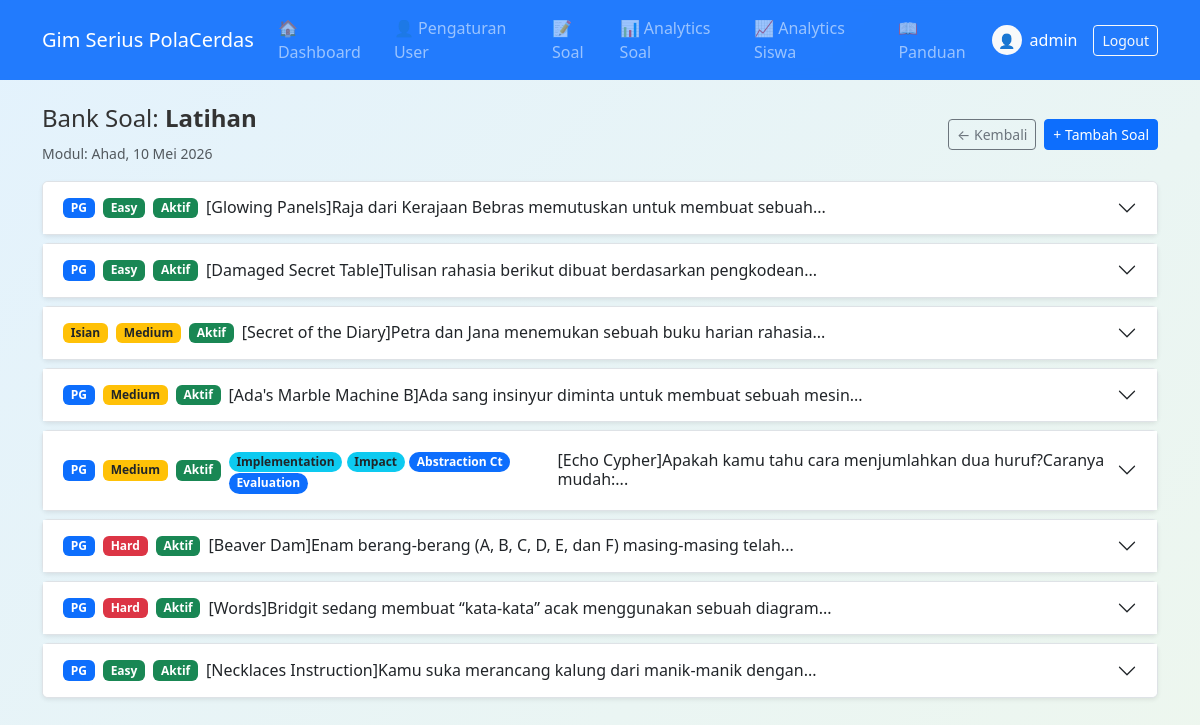
Page /guru/stage/1/questions (signed in) on the committed database.
### app/models.py (models this page shows)
class User(db.Model, UserMixin):
    __tablename__ = 'users'
    id           = db.Column(db.Integer, primary_key=True)
    username     = db.Column(db.String(80), unique=True, nullable=False)
    password     = db.Column(db.String(200), nullable=False)
    role         = db.Column(db.Enum(RoleEnum), nullable=False, default=RoleEnum.siswa)
    total_points = db.Column(db.Integer, default=0)
    full_name       = db.Column(db.String(100), nullable=True)
    kelas           = db.Column(db.String(20), nullable=True)
    profile_picture = db.Column(db.String(255), nullable=True)

class Stage(db.Model):
    __tablename__ = 'stages'
    id            = db.Column(db.Integer, primary_key=True)
    modul_id      = db.Column(db.Integer, db.ForeignKey('moduls.id'), nullable=False)
    title         = db.Column(db.String(100), nullable=False)
    audio_bg_url  = db.Column(db.String(255), nullable=True)
    image_url     = db.Column(db.String(255), nullable=True)
    kelas         = db.Column(db.String(10), nullable=True)
    difficulty    = db.Column(db.String(10), nullable=True)
    order_index   = db.Column(db.Integer, nullable=False, default=0)
    is_active     = db.Column(db.Boolean, default=True)
    mode          = db.Column(db.String(10), nullable=False, default=MODE_PRACTICE)  # 'practice'|'challenge'
    questions = db.relationship('Question', backref='stage', lazy=True,
                                cascade='all, delete-orphan')

class Modul(db.Model):
    __tablename__ = 'moduls'
    id          = db.Column(db.Integer, primary_key=True)
    title       = db.Column(db.String(100), nullable=False)
    order_index = db.Column(db.Integer, nullable=False, default=0)
    is_active   = db.Column(db.Boolean, default=True)
    stages      = db.relationship('Stage', backref='modul', lazy=True,
                                  order_by='Stage.order_index')

class Question(db.Model):
    __tablename__ = 'questions'
    id              = db.Column(db.Integer, primary_key=True)
    stage_id        = db.Column(db.Integer, db.ForeignKey('stages.id'), nullable=False)
    difficulty_tier = db.Column(db.String(10), nullable=False, default='Easy')
    type            = db.Column(db.String(10), nullable=False)  # 'PG' | 'Isian'
    content_text    = db.Column(db.Text, nullable=False)
    media_url       = db.Column(db.String(255), nullable=True)
    explanation     = db.Column(db.Text, nullable=True)
    explanation_media_url = db.Column(db.String(255), nullable=True)
    is_active       = db.Column(db.Boolean, default=True)
    abstraction         = db.Column(db.Boolean, default=False)
    data_collection     = db.Column(db.Boolean, default=False)
    data_representation = db.Column(db.Boolean, default=False)
    data_interpretation = db.Column(db.Boolean, default=False)
    specification       = db.Column(db.Boolean, default=False)
    algorithms          = db.Column(db.Boolean, default=False)
    implementation      = db.Column(db.Boolean, default=False)
    digital_systems     = db.Column(db.Boolean, default=False)
    interactions        = db.Column(db.Boolean, default=False)
    impact              = db.Column(db.Boolean, default=False)
    decomposition        = db.Column(db.Boolean, default=False)
    abstraction_ct       = db.Column(db.Boolean, default=False)
    modelling_simulation = db.Column(db.Boolean, default=False)
    algorithms_ct        = db.Column(db.Boolean, default=False)
    evaluation           = db.Column(db.Boolean, default=False)
    answers = db.relationship('Answer', backref='question', lazy=True,
                              cascade='all, delete-orphan')

### app/routes/guru.py (the view)
@guru_bp.route('/stage/<int:stage_id>/questions')
@login_required
@role_required('guru', 'admin')
def question_list(stage_id):
    stage = Stage.query.get_or_404(stage_id)
    return render_template('guru/question_list.html', stage=stage)

### app/models.py (called while the page is built)
@login_manager.user_loader
def load_user(user_id):
    return User.query.get(int(user_id))

### app/utils.py (called while the page is built)
def role_required(*roles):
    def decorator(f):
        @wraps(f)
        def decorated_function(*args, **kwargs):
            if not current_user.is_authenticated:
                if request.is_json:
                    return jsonify({'error': 'Unauthorized'}), 401
                abort(401)
            if current_user.role.value not in roles:
                if request.is_json:
                    return jsonify({'error': 'Forbidden'}), 403
                abort(403)
            return f(*args, **kwargs)
        return decorated_function
    return decorator

### templates/guru/question_list.html (shortened to what this page needs)
{% extends 'base.html' %}
{% block content %}
<div class="d-flex justify-content-between align-items-center mb-3">
    <div>
        <h4>Bank Soal: <strong>{{ stage.title }}</strong></h4>
        <small class="text-muted">Modul: {{ stage.modul.title }}</small>
    </div>
    <div class="d-flex gap-2">
        <a href="{{ url_for('guru.dashboard') }}" class="btn btn-outline-secondary btn-sm">← Kembali</a>
        <a href="{{ url_for('guru.question_create', stage_id=stage.id) }}" class="btn btn-primary btn-sm">+ Tambah Soal</a>
    </div>
</div>
{% if stage.questions %}
<div class="accordion" id="accordionSoal">
{% for q in stage.questions %}
<div class="accordion-item mb-2 border rounded shadow-sm">
    <h2 class="accordion-header">
        <button class="accordion-button collapsed" type="button"
                data-bs-toggle="collapse" data-bs-target="#q{{ q.id }}">
            <span class="badge bg-{{ 'primary' if q.type == 'PG' else 'warning text-dark' }} me-2">{{ q.type }}</span>
            <span class="badge bg-{{ 'success' if q.difficulty_tier == 'Easy' else ('warning text-dark' if q.difficulty_tier == 'Medium' else 'danger') }} me-2">{{ q.difficulty_tier }}</span>
            <span class="badge {{ 'bg-success' if q.is_active else 'bg-danger' }} me-2">{{ 'Aktif' if q.is_active else 'Nonaktif' }}</span>
            <div class="mt-1">
                {% for key in [
                    'abstraction', 'data_collection', 'data_representation', 'data_interpretation',
                    'specification', 'algorithms', 'implementation', 'digital_systems', 'interactions', 'impact'
                ] %}
                    {% if q|attr(key) %}
                    <span class="badge rounded-pill bg-info text-dark x-small">{{ key.replace('_', ' ').title() }}</span>
                    {% endif %}
                {% endfor %}
                {% for key in [
                    'decomposition', 'abstraction_ct', 'modelling_simulation', 'algorithms_ct', 'evaluation'
                ] %}
                    {% if q|attr(key) %}
                    <span class="badge rounded-pill bg-primary x-small">{{ key.replace('_', ' ').replace('ct', 'CT').title() }}</span>
                    {% endif %}
                {% endfor %}
            </div>
            {{ q.content_text | striptags | truncate(80) }}
        </button>
    </h2>
</div>
{% endfor %}
</div>
{% else %}
<div class="alert alert-info">Belum ada soal. Klik "+ Tambah Soal" untuk mulai.</div>
{% endif %}
{% endblock %}

### templates/base.html (shortened to what this page needs)
<!DOCTYPE html>
<html lang="id">
<head>
    <link href="https://cdn.jsdelivr.net/npm/bootstrap@5.3.0/dist/css/bootstrap.min.css" rel="stylesheet">
</head>
<body>
    {% if current_user.is_authenticated %}
    <nav class="navbar navbar-expand-lg navbar-dark bg-primary">
        <div class="container">
            <a class="navbar-brand" href="#">Gim Serius PolaCerdas</a>
            <div class="collapse navbar-collapse" id="navbarNav">
                <ul class="navbar-nav me-auto">
                    {% if current_user.role.value in ['siswa'] %}
                    <li class="nav-item">
                        <a class="nav-link" href="{{ url_for('siswa.dashboard') }}">🏠 Dashboard</a>
                    </li>
                    <li class="nav-item">
                        <a class="nav-link" href="{{ url_for('siswa.leaderboards') }}">🏆 Leaderboard</a>
                    </li>
                    <li class="nav-item">
                        <a class="nav-link" href="{{ url_for('siswa.analytics') }}">📊 Analytics</a>
                    </li>
                    {% elif current_user.role.value == 'admin' %}
                    <li class="nav-item">
                        <a class="nav-link" href="{{ url_for('admin.dashboard') }}">🏠 Dashboard</a>
                    </li>
                    <li class="nav-item">
                        <a class="nav-link" href="{{ url_for('admin.user_management') }}">👤 Pengaturan User</a>
                    </li>
                    <li class="nav-item">
                        <a class="nav-link" href="{{ url_for('guru.curriculum') }}">📝 Soal</a>
                    </li>
                    <li class="nav-item">
                        <a class="nav-link" href="{{ url_for('guru.analytics') }}">📊 Analytics Soal</a>
                    </li>
                    <li class="nav-item">
                        <a class="nav-link" href="{{ url_for('admin.student_analytics_index') }}">📈 Analytics Siswa</a>
                    </li>
                    {% endif %}
                    <li class="nav-item">
                        <a class="nav-link" href="{{ url_for('auth.help') }}">📖 Panduan</a>
                    </li>
                </ul>
                <div class="d-flex align-items-center">
                    <a href="{{ url_for('auth.profile') }}" class="text-white text-decoration-none me-3 d-flex align-items-center">
                        {% if current_user.profile_picture %}
                            <img src="{{ current_user.profile_picture | media_url }}" class="rounded-circle me-2" style="width: 30px; height: 30px; object-fit: cover; border: 1px solid white;">
                        {% else %}
                            <div class="rounded-circle bg-light d-inline-flex align-items-center justify-content-center me-2" style="width: 30px; height: 30px; font-size: 14px;">
                                👤
                            </div>
                        {% endif %}
                        <span>{{ current_user.full_name or current_user.username }}</span>
                    </a>
                    <a href="{{ url_for('auth.logout') }}" class="btn btn-outline-light btn-sm">Logout</a>
                </div>
            </div>
        </div>
    </nav>
    {% endif %}
    <div class="container mt-4">
        {% block content %}{% endblock %}
    </div>
</body>
</html>

### templates/base.html (style rules this page uses)
body { background: linear-gradient(-45deg, #e3f2fd, #ffffff, #f1f8e9, #e3f2fd); background-size: 400% 400%; animation: gradientMove 15s ease infinite; min-height: 100vh; color: #333; }
.navbar { background: rgba(13, 110, 253, 0.9) !important; backdrop-filter: blur(5px); }

### rows in the picture
User: full_name+username "admin"
Stage: title "Latihan"
Modul: modul "Ahad, 10 Mei 2026"
Question: type "PG", difficulty_tier "Easy", is_active "Aktif", content_text "[Glowing Panels]Raja dari Kerajaan Bebras memutuskan untuk membuat sebuah..."
Question: type "PG", difficulty_tier "Easy", is_active "Aktif", content_text "[Damaged Secret Table]Tulisan rahasia berikut dibuat berdasarkan pengkodean..."
Question: type "Isian", difficulty_tier "Medium", is_active "Aktif", content_text "[Secret of the Diary]Petra dan Jana menemukan sebuah buku harian rahasia..."
Question: type "PG", difficulty_tier "Medium", is_active "Aktif", content_text "[Ada's Marble Machine B]Ada sang insinyur diminta untuk membuat sebuah mesin..."
Question: type "PG", difficulty_tier "Medium", is_active "Aktif", replace "Implementation" "Impact", replace "Abstraction Ct" "Evaluation", content_text "[Echo Cypher]Apakah kamu tahu cara menjumlahkan dua huruf?Caranya mudah:..."
Question: type "PG", difficulty_tier "Hard", is_active "Aktif", content_text "[Beaver Dam]Enam berang-berang (A, B, C, D, E, dan F) masing-masing telah..."
Question: type "PG", difficulty_tier "Hard", is_active "Aktif", content_text "[Words]Bridgit sedang membuat “kata-kata” acak menggunakan sebuah diagram..."
Question: type "PG", difficulty_tier "Easy", is_active "Aktif", content_text "[Necklaces Instruction]Kamu suka merancang kalung dari manik-manik dengan..."
